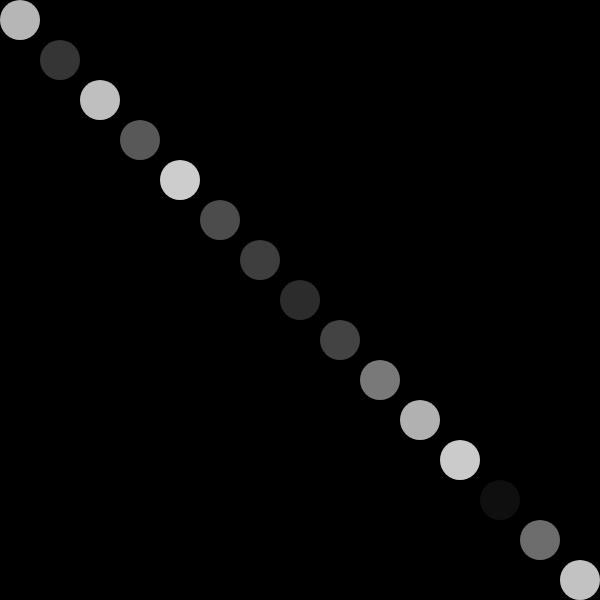
Frame 1 (no input)
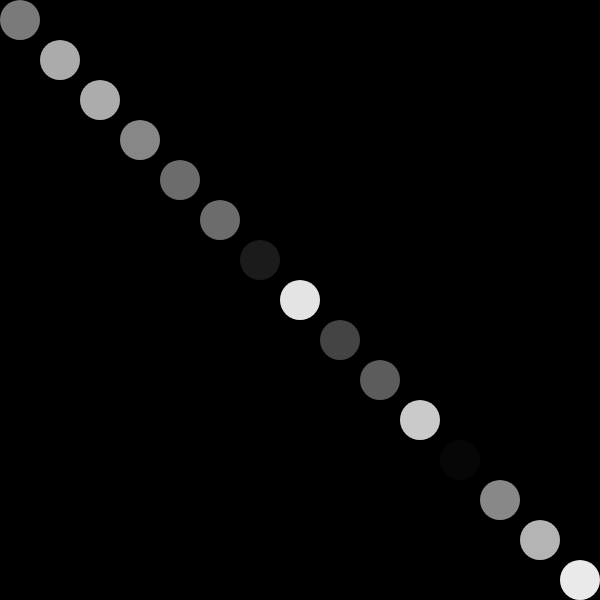
Frame 60 (no input)
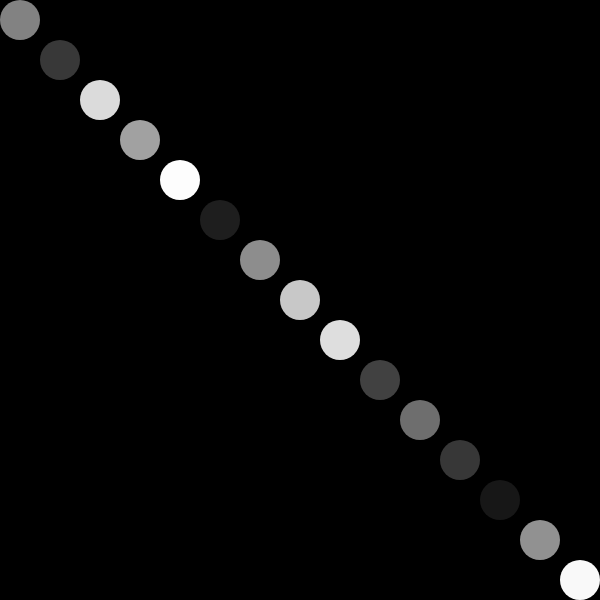
Frame 120 (the mouse pressed at the canvas centre since frame 60)

The p5.js sketch that drew these frames (run headless with seeded random() and noise() and a simulated clock; from frame 60 on, the mouse is pressed at the canvas centre):

// p5.js sketch
// ── sketch.js
let bubbles = [];

function setup() {
  createCanvas(600, 600);
  for (let i = 0; i < 20; i++) {
    let x = 20 + 40 * i;
    let y = 20 + 40 * i;
    bubbles[i] = new Bubble(x, y, 20);
  }
}

function draw() {
  background (0);
  for (let bubble of bubbles) {
    // bubble.move();
    bubble.show();
  }

  // for (let i = 0; i < bubbles.length; i++) {
  //   bubbles[i].show();
  // }
}

class Bubble {
  constructor(x, y, r) {
    this.x = x;
    this.y = y;
    this.r = r;
  }

  show() {
    // stroke(255);
    // strokeWeight(4);
    noStroke();
    fill(random(255));
    ellipse(this.x, this.y, this.r * 2)
  }
}
